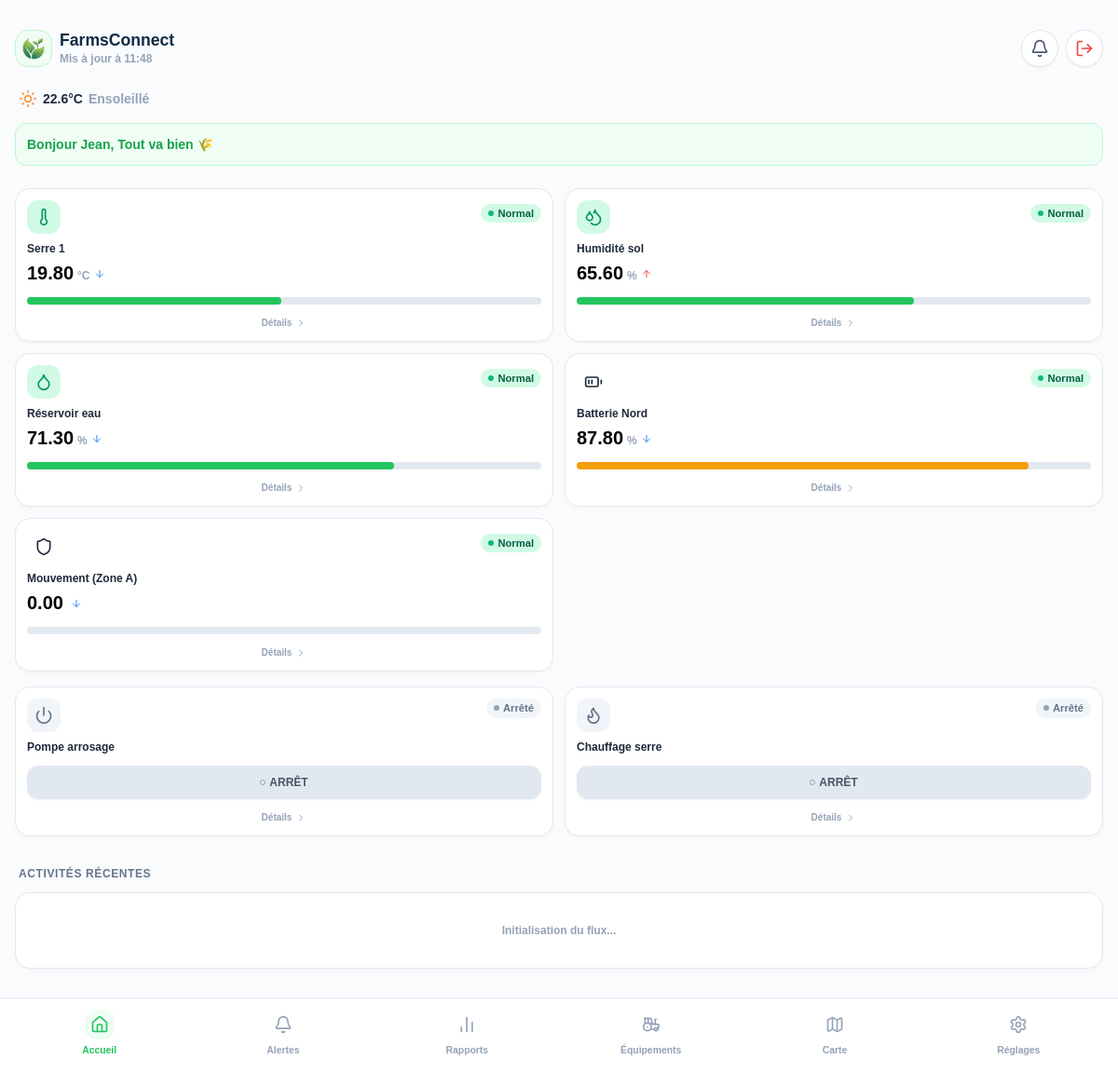
Screenshot of /index.php (signed in) with the database file from the repository.
### tables this page shows
CREATE TABLE IF NOT EXISTS equipements (
    id INT AUTO_INCREMENT PRIMARY KEY,
    nom VARCHAR(50) NOT NULL,
    type ENUM('capteur', 'actionneur') NOT NULL,
    unite VARCHAR(10) DEFAULT '',
    valeur_actuelle DECIMAL(10,2) DEFAULT 0.00,
    statut ENUM('normal', 'alerte', 'critique', 'arret', 'marche') DEFAULT 'normal',
    seuil_min DECIMAL(10,2) DEFAULT NULL,
    seuil_max DECIMAL(10,2) DEFAULT NULL,
    icone VARCHAR(50) DEFAULT 'thermometer',  
    couleur VARCHAR(20) DEFAULT 'green',  
    latitude DECIMAL(10,8) DEFAULT NULL,  
    longitude DECIMAL(11,8) DEFAULT NULL,  
    mis_a_jour_le TIMESTAMP DEFAULT CURRENT_TIMESTAMP ON UPDATE CURRENT_TIMESTAMP
);

### index.php (the view, shortened to what this page needs)
<?php
require_once 'config/db.php';
$user_nom = $_SESSION['user_nom'] ?? 'Utilisateur';
$stmt = $pdo->prepare("SELECT * FROM equipements ORDER BY id ASC");
$stmt->execute();
$equipements = $stmt->fetchAll();
$capteurs = [];
$actionneurs = [];
foreach ($equipements as $eq) {
    if ($eq['type'] === 'capteur') {
        $capteurs[$eq['id']] = $eq;
    } else {
        $actionneurs[$eq['id']] = $eq;
    }
}
require_once 'includes/functions.php';
require 'includes/header.php';
?>
      <header class="flex justify-between items-start mt-4 mb-6">
        <div class="flex items-center gap-2">
          <div class="w-10 h-10 bg-brand-green-light border border-brand-green rounded-[14px] flex items-center justify-center text-green-600">
            <img src="assets/icon.png" alt="FarmsConnect Logo" class="w-6 h-6" />
          </div>
          <div>
            <h1 class="text-[1.1rem] font-black text-brand-dark dark:text-white leading-tight">FarmsConnect</h1>
            <p class="text-xs text-slate-400 font-bold" id="last-update-time">Mis à jour à <?= date('H:i') ?></p>
          </div>
        </div>
        <div class="flex gap-2">
          <a href="alertes.php" class="w-10 h-10 bg-white border border-slate-200 rounded-full flex items-center justify-center text-slate-600 shadow-sm block relative">
            <i data-lucide="bell" class="w-5 h-5"></i>
          </a>
          <a href="logout.php" class="w-10 h-10 bg-white border border-slate-200 rounded-full flex items-center justify-center text-red-500 shadow-sm" title="Déconnexion">
            <i data-lucide="log-out" class="w-5 h-5"></i>
          </a>
        </div>
      </header>
      <?php $weather = simulateWeather(); ?>
      <div id="weather-widget" class="flex items-center gap-1.5 text-sm font-bold text-slate-500 dark:text-slate-400 mb-4 px-1">
        <i id="weather-icon" data-lucide="<?= $weather['icon'] ?>" class="w-5 h-5 <?= $weather['icon'] === 'sun' ? 'text-orange-400' : 'text-blue-400' ?>"></i>
        <span id="weather-temp" class="text-slate-800 dark:text-slate-200"><?= $weather['temp'] ?></span>
        <span id="weather-desc" class="font-semibold text-slate-400 dark:text-slate-500"><?= $weather['condition'] ?></span>
      </div>
      <div id="status-banner" class="bg-brand-green-light border border-brand-green rounded-xl p-3 mb-6 transition-all duration-500">
        <p id="status-message" class="font-bold text-green-600 text-sm">
          Bonjour <?= htmlspecialchars($user_nom) ?>, Tout va bien 🌾
        </p>
      </div>
      <div class="grid grid-cols-2 gap-3 mb-4">
        <?php foreach ($capteurs as $cap): ?>
        <div class="card-border p-3 flex flex-col justify-between sensor-card" data-id="<?= $cap['id'] ?>">
          <div class="flex justify-between items-start mb-2">
            <div class="icon-box <?= $cap['couleur'] ?> sensor-icon">
              <i data-lucide="<?= $cap['icone'] ?>" class="w-5 h-5"></i>
            </div>
            <div class="sensor-status"><?= getStatusBadge($cap['statut']) ?></div>
          </div>
          <h3 class="text-xs font-bold text-slate-800 dark:text-slate-300 mb-1"><?= htmlspecialchars($cap['nom']) ?></h3>
          <div class="flex items-baseline gap-1">
            <span class="text-xl font-black text-black dark:text-white sensor-value"><?= $cap['valeur_actuelle'] ?></span>
            <span class="text-xs font-bold text-slate-400 dark:text-slate-500"><?= $cap['unite'] ?></span>
            <div class="sensor-trend"><?= getTrendIcon($cap['valeur_actuelle'], $cap['nom']) ?></div>
          </div>
          <div class="progress-track">
            <?php
                $percent = $cap['valeur_actuelle'];
                if ($cap['nom'] == 'Serre 1') $percent = min(100, ($cap['valeur_actuelle']/40)*100);
            ?>
            <div class="progress-fill <?= $cap['couleur'] ?> sensor-progress" style="width: <?= $percent ?>%"></div>
          </div>
          <a href="detail.php?id=<?= $cap['id'] ?>" class="text-[10px] text-slate-400 font-bold text-center mt-3 block flex items-center justify-center gap-1">
            Détails <i data-lucide="chevron-right" class="w-3 h-3"></i>
          </a>
        </div>
        <?php endforeach; ?>
      </div>
      <div class="grid grid-cols-2 gap-3 mb-8">
        <?php foreach ($actionneurs as $act): ?>
        <div class="card-border p-3">
          <div class="flex justify-between items-start mb-2">
            <div class="icon-box <?= $act['statut'] == 'marche' ? 'green' : 'bg-slate-100 text-slate-500' ?>">
              <i data-lucide="<?= $act['icone'] ?>" class="w-5 h-5"></i>
            </div>
            <?= getStatusBadge($act['statut']) ?>
          </div>
          <h3 class="text-xs font-bold text-slate-800 dark:text-slate-300 mb-3"><?= htmlspecialchars($act['nom']) ?></h3>
          <div class="actuator-control-container" data-id="<?= $act['id'] ?>">
            <?= getActionButton($act['statut'], $act['id']) ?>
          </div>
          <a href="actionneur.php?id=<?= $act['id'] ?>" class="text-[10px] text-slate-400 font-bold text-center mt-3 block flex items-center justify-center gap-1">
            Détails <i data-lucide="chevron-right" class="w-3 h-3"></i>
          </a>
        </div>
        <?php endforeach; ?>
      </div>
      <h2 class="text-xs font-black text-slate-500 mb-3 uppercase tracking-wider px-1">Activités récentes</h2>
      <div class="card-border mb-4" id="activities-container">
        <div class="p-8 text-center text-slate-400 text-xs font-bold">Initialisation du flux...</div>
      </div>
    </main>
<?php
require 'includes/nav.php';
?>
<?php
require 'includes/footer.php';
?>

### includes/functions.php (shortened to what this page needs)
<?php
function getTrendIcon($valeur, $type) {
    if ($type === 'Serre 1' || $type === 'Batterie Nord') return '<i data-lucide="arrow-down" class="w-3 h-3 text-blue-500"></i>';
    if ($type === 'Humidité sol') return '<i data-lucide="arrow-up" class="w-3 h-3 text-red-500"></i>';
    return '<i data-lucide="arrow-down" class="w-3 h-3 text-blue-500"></i>';
}
function getStatusBadge($statut) {
    if ($statut === 'normal') {
        return '<span class="pill green"><span class="status-dot green"></span> Normal</span>';
    } elseif ($statut === 'alerte') {
        return '<span class="pill orange"><span class="status-dot orange" style="background-color:#f59e0b;"></span> Alerte</span>';
    } elseif ($statut === 'critique') {
        return '<span class="pill red" style="background-color:#fee2e2;color:#ef4444;"><span class="status-dot red" style="background-color:#ef4444;"></span> Critique</span>';
    } elseif ($statut === 'arret') {
        return '<span class="pill grey"><span class="status-dot grey"></span> Arrêté</span>';
    } elseif ($statut === 'marche') {
        return '<span class="pill green"><span class="status-dot green"></span> Marche</span>';
    }
    return '';
}
function getActionButton($statut, $id = 0) {
    if ($statut === 'marche') {
        return '<button type="button" data-id="'.$id.'" data-action="0" class="actuator-btn bg-green-100 text-green-700 font-black text-xs py-2.5 rounded-xl w-full flex items-center justify-center gap-1 shadow-sm border border-green-200"><span class="w-[6px] h-[6px] rounded-full bg-green-500 block"></span> MARCHE</button>';
    } else {
        return '<button type="button" data-id="'.$id.'" data-action="1" class="actuator-btn bg-slate-200 text-slate-600 font-black text-xs py-2.5 rounded-xl w-full flex items-center justify-center gap-1 shadow-sm"><span class="w-[6px] h-[6px] rounded-full border border-slate-400 bg-transparent block"></span> ARRÊT</button>';
    }
}
function simulateWeather() {
    $hour = (int)date('H');
    $tempBase = 21 + 7 * sin(($hour - 10) * pi() / 12);
    $temp = round($tempBase + (mt_rand(-5, 5) / 10), 1);
    $isNight = ($hour > 19 || $hour < 7);
    return [
        'temp' => $temp . '°C',
        'condition' => $isNight ? 'Nuit étoilée' : ($temp > 25 ? 'Chaleur intense' : 'Ensoleillé'),
        'icon' => $isNight ? 'moon' : 'sun'
    ];
}
?>

### css/app.css (style rules this page uses)
:root { --bg-main: #fafbfd; --bg-card: #ffffff; --text-main: #1e293b; --text-dim: #94a3b8; --text-brand: #0f2b46; --border-main: #e2e8f0; }
body { font-family: 'Nunito', sans-serif; -webkit-tap-highlight-color: transparent; user-select: none; background-color: var(--bg-main); color: var(--text-main); transition: background-color 0.3s ease, color 0.3s ease; }
.card-border, .bottom-nav, input, select, button { transition: background-color 0.3s ease, border-color 0.3s ease, color 0.3s ease; }
html { scroll-behavior: smooth; }
.text-brand-dark { color: var(--text-brand); }
.bg-brand-green-light { background-color: #f0fdf4; }
.border-brand-green { border-color: #bbf7d0; }
.status-dot { width: 6px; height: 6px; border-radius: 50%; display: inline-block; }
.status-dot.green { background-color: #10b981; }
.status-dot.grey { background-color: #94a3b8; }
.pill { padding: 2px 8px; border-radius: 12px; font-size: 0.70rem; font-weight: 700; display: inline-flex; align-items: center; gap: 4px; }
.pill.green { background-color: #d1fae5; color: #065f46; }
.pill.grey { background-color: #f1f5f9; color: #64748b; }
.card-border { border: 1px solid var(--border-main); border-radius: 16px; background-color: var(--bg-card); box-shadow: 0 4px 6px -1px rgba(0, 0, 0, 0.02), 0 2px 4px -1px rgba(0, 0, 0, 0.01); }
.icon-box { width: 36px; height: 36px; border-radius: 12px; display: flex; align-items: center; justify-content: center; }
.icon-box.green { background-color: #d1fae5; color: #059669; }
.progress-track { background-color: var(--border-main); border-radius: 9999px; height: 8px; width: 100%; margin-top: 12px; }
.progress-fill { height: 100%; border-radius: 9999px; }
.progress-fill.green { background-color: #22c55e; }
.progress-fill.orange { background-color: #f59e0b; }

### rows the page displays
equipements: statut "normal" (drawn), nom "Serre 1", valeur_actuelle "19.80", unite "°C"
equipements: statut "normal" (drawn), nom "Humidité sol", valeur_actuelle "65.60", unite "%"
equipements: statut "normal" (drawn), nom "Réservoir eau", valeur_actuelle "71.30", unite "%"
equipements: statut "normal" (drawn), nom "Batterie Nord", valeur_actuelle "87.80", unite "%"
equipements: statut "normal" (drawn), nom "Mouvement (Zone A)", valeur_actuelle "0.00"
equipements: statut "arret" (drawn), nom "Pompe arrosage"
equipements: statut "arret" (drawn), nom "Chauffage serre"

### other values shown
$weather['temp'] "22.6°C"
$weather['condition'] "Ensoleillé"
$user_nom "Jean"
